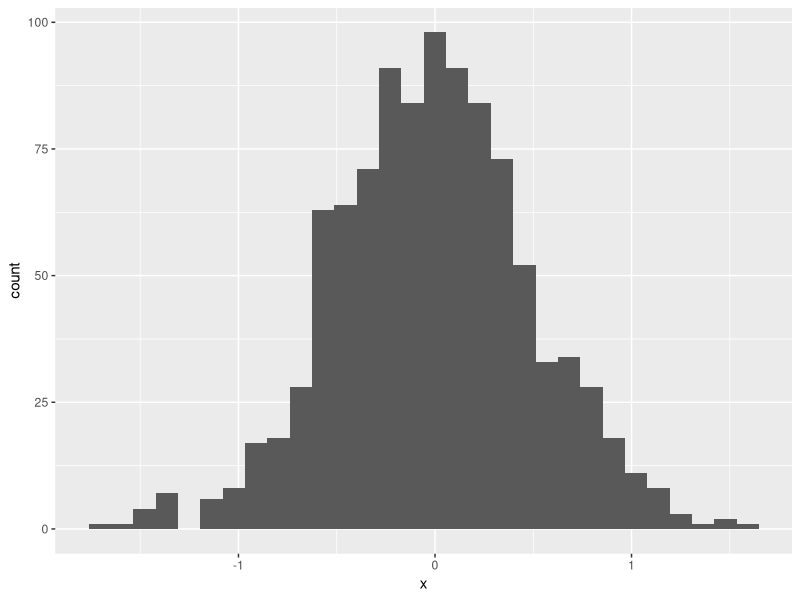
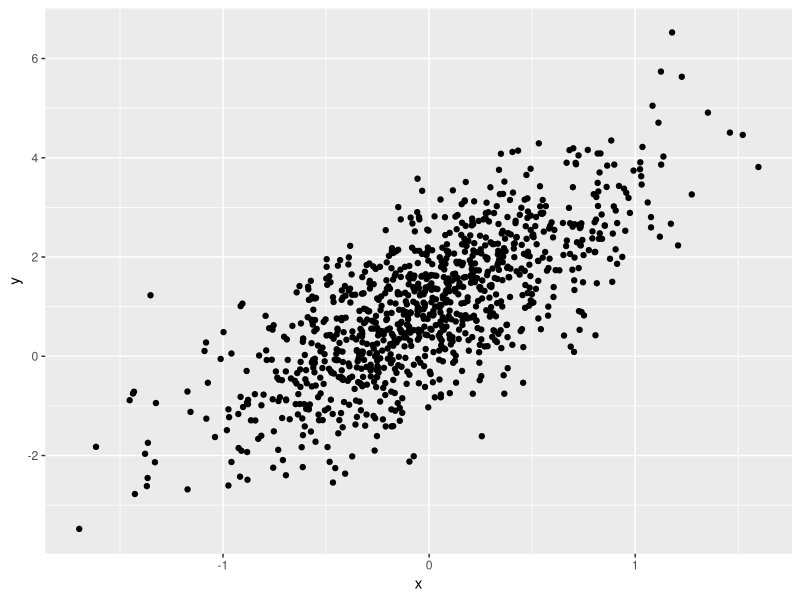

The R script that drew these images, in order:
## ---- chunk 1
library(tidyverse)
## ---- chunk 2
set.seed(1234)

plot_df = tibble(
  x = rnorm(1000, sd = .5),
  y = 1 + 2 * x + rnorm(1000)
)
## ---- chunk 3
ggplot(plot_df, aes(x = x)) + geom_histogram()
## ---- chunk 4
ggplot(plot_df, aes(x = x, y = y)) + geom_point()
## ---- chunk 5
n<-rnorm(15)
